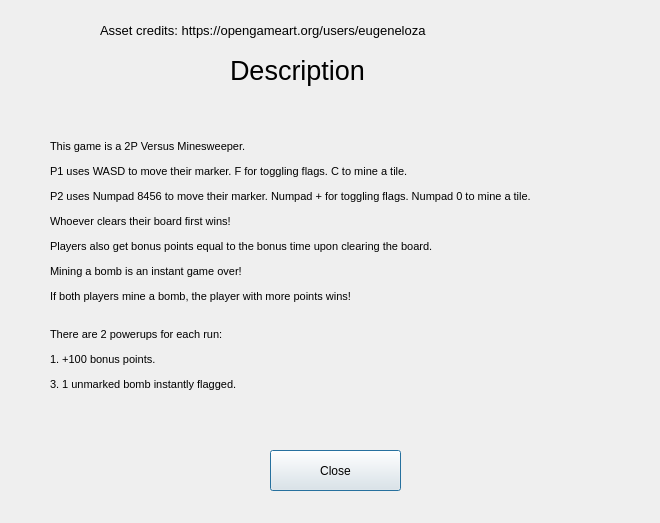
<?xml version="1.0" encoding="UTF-8"?>
<ui version="4.0">
 <class>IntroDialog</class>
 <widget class="QDialog" name="IntroDialog">
  <property name="geometry">
   <rect>
    <x>0</x>
    <y>0</y>
    <width>660</width>
    <height>523</height>
   </rect>
  </property>
  <property name="windowTitle">
   <string>Dialog</string>
  </property>
  <widget class="QLabel" name="label">
   <property name="geometry">
    <rect>
     <x>230</x>
     <y>30</y>
     <width>171</width>
     <height>81</height>
    </rect>
   </property>
   <property name="font">
    <font>
     <pointsize>20</pointsize>
    </font>
   </property>
   <property name="text">
    <string>Description</string>
   </property>
  </widget>
  <widget class="QLabel" name="label_2">
   <property name="geometry">
    <rect>
     <x>50</x>
     <y>110</y>
     <width>601</width>
     <height>311</height>
    </rect>
   </property>
   <property name="font">
    <font>
     <pointsize>6</pointsize>
    </font>
   </property>
   <property name="text">
    <string>&lt;html&gt;&lt;head/&gt;&lt;body&gt;&lt;p&gt;&lt;span style=&quot; font-size:8pt;&quot;&gt;This game is a 2P Versus Minesweeper.&lt;/span&gt;&lt;/p&gt;&lt;p&gt;&lt;span style=&quot; font-size:8pt;&quot;&gt;P1 uses WASD to move their marker. F for toggling flags. C to mine a tile. &lt;/span&gt;&lt;/p&gt;&lt;p&gt;&lt;span style=&quot; font-size:8pt;&quot;&gt;P2 uses Numpad 8456 to move their marker. Numpad + for toggling flags. Numpad 0 to mine a tile. &lt;/span&gt;&lt;/p&gt;&lt;p&gt;&lt;span style=&quot; font-size:8pt;&quot;&gt;Whoever clears their board first wins!&lt;/span&gt;&lt;/p&gt;&lt;p&gt;&lt;span style=&quot; font-size:8pt;&quot;&gt;Players also get bonus points equal to the bonus time upon clearing the board.&lt;/span&gt;&lt;/p&gt;&lt;p&gt;&lt;span style=&quot; font-size:8pt;&quot;&gt;Mining a bomb is an instant game over!&lt;/span&gt;&lt;/p&gt;&lt;p&gt;&lt;span style=&quot; font-size:8pt;&quot;&gt;If both players mine a bomb, the player with more points wins!&lt;/span&gt;&lt;/p&gt;&lt;p&gt;&lt;span style=&quot; font-size:8pt;&quot;&gt;&lt;br/&gt;There are 2 powerups for each run:&lt;/span&gt;&lt;/p&gt;&lt;p&gt;&lt;span style=&quot; font-size:8pt;&quot;&gt;1. +100 bonus points.&lt;/span&gt;&lt;/p&gt;&lt;p&gt;&lt;span style=&quot; font-size:8pt;&quot;&gt;3. 1 unmarked bomb instantly flagged.&lt;/span&gt;&lt;/p&gt;&lt;/body&gt;&lt;/html&gt;</string>
   </property>
  </widget>
  <widget class="QPushButton" name="pushButton">
   <property name="geometry">
    <rect>
     <x>270</x>
     <y>450</y>
     <width>131</width>
     <height>41</height>
    </rect>
   </property>
   <property name="text">
    <string>Close</string>
   </property>
  </widget>
  <widget class="QLabel" name="label_3">
   <property name="geometry">
    <rect>
     <x>100</x>
     <y>0</y>
     <width>601</width>
     <height>61</height>
    </rect>
   </property>
   <property name="font">
    <font>
     <pointsize>6</pointsize>
    </font>
   </property>
   <property name="text">
    <string>&lt;html&gt;&lt;head/&gt;&lt;body&gt;&lt;p&gt;&lt;span style=&quot; font-size:10pt;&quot;&gt;Asset credits: https://opengameart.org/users/eugeneloza&lt;/span&gt;&lt;/p&gt;&lt;/body&gt;&lt;/html&gt;</string>
   </property>
  </widget>
 </widget>
 <resources/>
 <connections/>
</ui>
